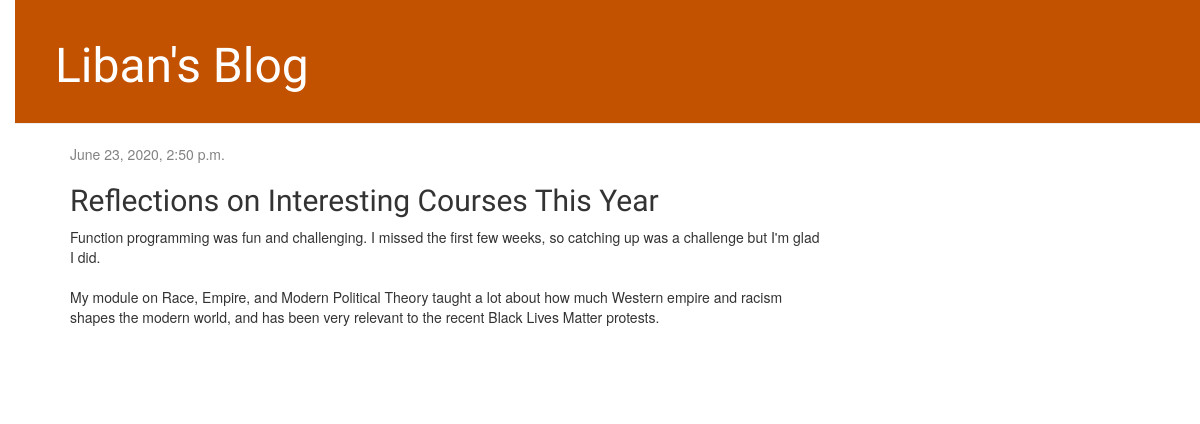
The app's page /post/2/, older data.
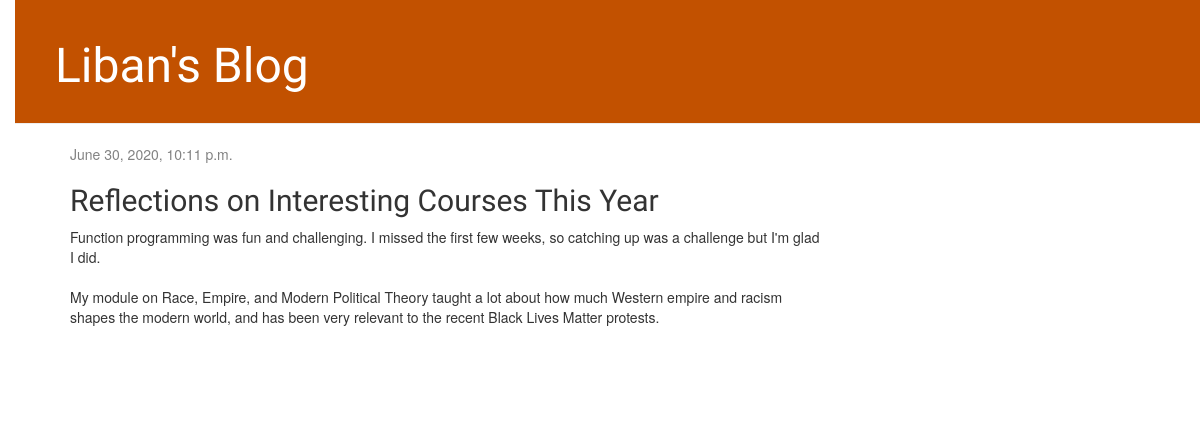
The same page, newer data.
### blog/models.py (models this page shows, shortened)
class Post(models.Model):
    author = models.ForeignKey(settings.AUTH_USER_MODEL, on_delete=models.CASCADE)
    title = models.CharField(max_length=200)
    text = models.TextField()
    create_date = models.DateTimeField(default=timezone.now)
    published_date = models.DateTimeField(blank=True, null=True)

### blog/views.py (the view)
# urls.py: path('post/<int:pk>/', views.post_detail, name='post_detail'),
def post_detail(request, pk):
    post = get_object_or_404(Post, pk=pk)
    return render(request, 'blog/post_detail.html', {'post': post})

### blog/templates/blog/post_detail.html (shortened to what this page needs)
{% extends 'blog/base.html' %}
{% block content %}
    <div class="post">
        {% if post.published_date %}
            <div class="date">
                {{ post.published_date }}
            </div>
        {% endif %}
        <h2>{{ post.title }}</h2>
        <p>{{ post.text|linebreaksbr }}</p>
    </div>
{% endblock %}

Row changes from the older to the newer data that the page shows:
changed Post "Reflections on Interesting Courses This Year": published_date "June 23, 2020, 2:50 p.m." → "June 30, 2020, 10:11 p.m."
